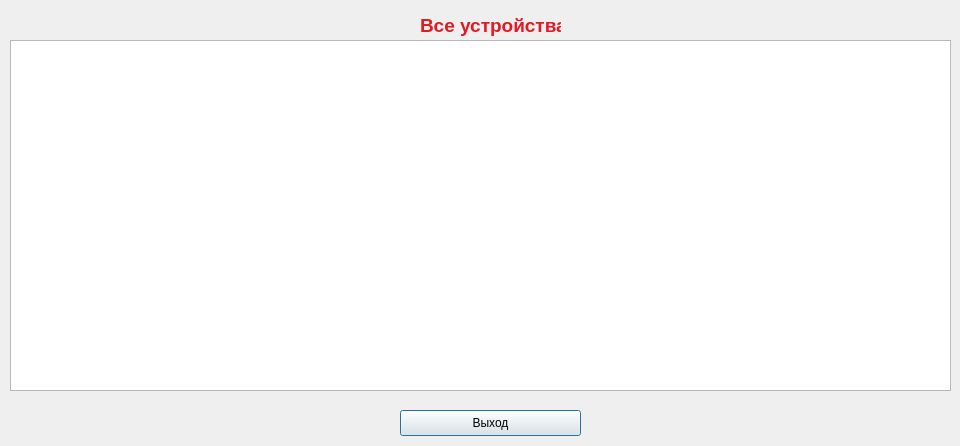
<?xml version="1.0" encoding="UTF-8"?>
<ui version="4.0">
 <class>DialogAll</class>
 <widget class="QDialog" name="DialogAll">
  <property name="geometry">
   <rect>
    <x>0</x>
    <y>0</y>
    <width>960</width>
    <height>446</height>
   </rect>
  </property>
  <property name="windowTitle">
   <string>Устройства</string>
  </property>
  <widget class="QTableView" name="alldevices">
   <property name="geometry">
    <rect>
     <x>10</x>
     <y>40</y>
     <width>941</width>
     <height>351</height>
    </rect>
   </property>
   <attribute name="horizontalHeaderVisible">
    <bool>true</bool>
   </attribute>
   <attribute name="horizontalHeaderCascadingSectionResizes">
    <bool>false</bool>
   </attribute>
   <attribute name="horizontalHeaderHighlightSections">
    <bool>true</bool>
   </attribute>
  </widget>
  <widget class="QLabel" name="label">
   <property name="geometry">
    <rect>
     <x>420</x>
     <y>10</y>
     <width>141</width>
     <height>31</height>
    </rect>
   </property>
   <property name="text">
    <string>&lt;html&gt;&lt;head/&gt;&lt;body&gt;&lt;p align=&quot;center&quot;&gt;&lt;span style=&quot; font-size:14pt; font-weight:700; color:#e01b24;&quot;&gt;Все устройства&lt;/span&gt;&lt;/p&gt;&lt;/body&gt;&lt;/html&gt;</string>
   </property>
  </widget>
  <widget class="QPushButton" name="pushButton_exit">
   <property name="geometry">
    <rect>
     <x>400</x>
     <y>410</y>
     <width>181</width>
     <height>26</height>
    </rect>
   </property>
   <property name="text">
    <string>Выход</string>
   </property>
  </widget>
 </widget>
 <resources/>
 <connections/>
</ui>
